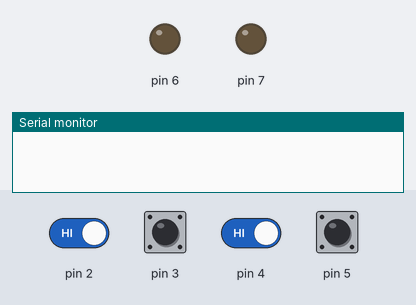
The sketch below on a simulated Arduino Uno, built with avr-gcc and run on an emulated ATmega328P. Parts: output pins drawn as LEDs (lit = HIGH), the last lines printed to the serial monitor. Dashed ring = blinking. Inputs (shaded band) come from the test bench; at power-on: pin 2–5 HIGH.

Above: at 1.2 s.
1.3 s: pin 3 pulled LOW for 0.15 s
At 2.0 s:
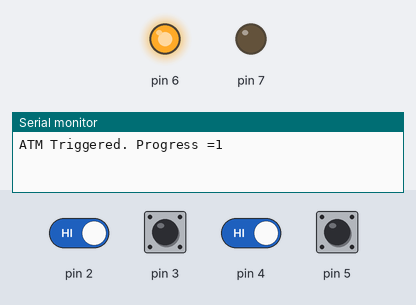
2.9 s: pin 5 pulled LOW for 0.15 s
At 4.0 s:
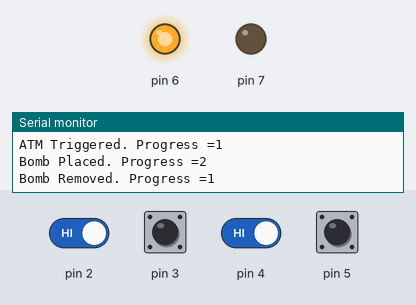
4.5 s: pin 2 driven LOW and pin 3 driven LOW and pin 4 driven LOW and pin 5 driven LOW
At 5.3 s:
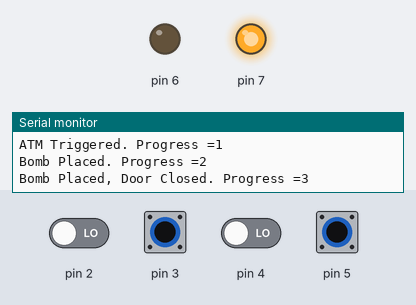
6.0 s: pin 2 driven HIGH
At 6.5 s:
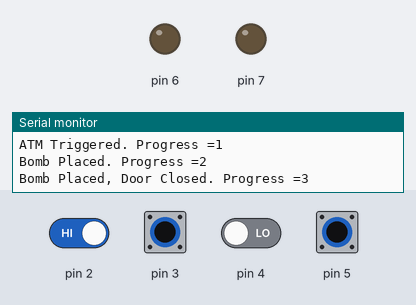
7.7 s: pin 2 driven LOW
At 8.1 s:
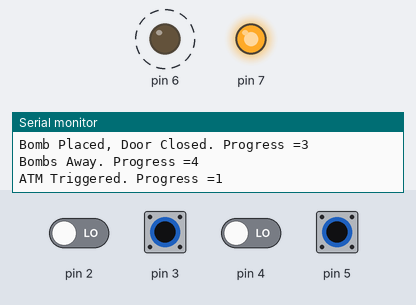
9.2 s: pin 3 pulsed HIGH 5 times (0.12 s each, 0.3 s apart)
At 11.4 s:
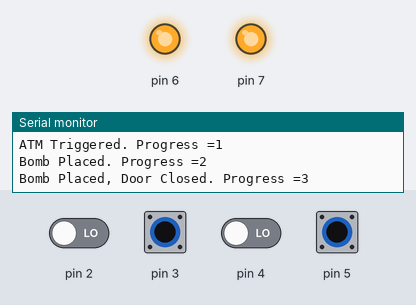
Timing chart, 0 to 14.7 s (numbered marks = the images above; inputs shaded):
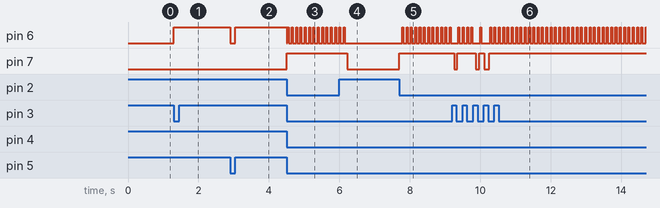

The sketch:

Pneumatic_Tube_Smoke_Bomb.ino
```cpp
/*
The user must trigger the opening of the tube, place the bomb in the tube, close it, then send it off.
Created: 10-2-2023  JZ
*/

int tubeButton = 0;
int atmButton = 0;
int doorSensor = 0;
int bombSensor = 0;
int tracker = 0;

void setup() {
  // put your setup code here, to run once:
  Serial.begin(9600);
  pinMode(2, INPUT_PULLUP);
  pinMode(3, INPUT_PULLUP);
  pinMode(4, INPUT_PULLUP);
  pinMode(5, INPUT_PULLUP);
  pinMode(6, OUTPUT);
  pinMode(7, OUTPUT);

}

void loop() {
  // put your main code here, to run repeatedly:
  tubeButton = digitalRead(2);
  atmButton = digitalRead(3);
  doorSensor = digitalRead(4);
  bombSensor = digitalRead(5);
  //Serial.println(digitalRead(doorSensor));

  if (atmButton == 0 && tracker == 0) {  //  shoot door unlocked
    digitalWrite(6, HIGH);
    tracker++;
    Serial.print("ATM Triggered. Progress ="); Serial.println(tracker);
  }
  if (bombSensor == 0 && tracker == 1) {  //  bomb put in shoot
    digitalWrite(6, LOW);
    tracker++;
    Serial.print("Bomb Placed. Progress ="); Serial.println(tracker);
  }
  if (bombSensor == 1 && tracker == 2) {  //  if they take the bomb back before closing the door for some reason
    digitalWrite(6, HIGH);
    tracker--;
    Serial.print("Bomb Removed. Progress ="); Serial.println(tracker);
  }
  if (doorSensor == 0 && tracker == 2) {  //  bomb in shoot and door closed
    tracker++;
    Serial.print("Bomb Placed, Door Closed. Progress ="); Serial.println(tracker);
  }
  if (tubeButton == 0 && tracker == 3) {  //  button pressed to send the bomb
    digitalWrite(7, HIGH);
    tracker++;
    Serial.print("Bombs Away. Progress ="); Serial.println(tracker);
    tracker = 0;
  }
  else {
    digitalWrite(7, LOW);
  }

}
```

Measured:
- after the input at 1.3 s, pin 6: LOW → HIGH at once
- after the input at 2.9 s, pin 6: HIGH → LOW at once, → HIGH 0.15 s later
- after the input at 4.5 s, pin 6: HIGH → LOW at once, then repeats every 0.12 s: HIGH 0.03 s, LOW 0.09 s; pin 7: LOW → HIGH at once
- after the input at 6.0 s, pin 6: goes on until 6.2 s, then stays LOW; pin 7: HIGH → LOW after 0.22 s
- after the input at 7.7 s, pin 6: alternates HIGH for 0.03 s and LOW for 0.09 s, starting after 0.08 s; pin 7: LOW → HIGH at once
- after the input at 9.2 s, pin 7: goes LOW 0.10 s, HIGH 0.52 s, LOW 0.10 s, HIGH 0.15 s, LOW 0.14 s, then HIGH, starting after 0.05 s
